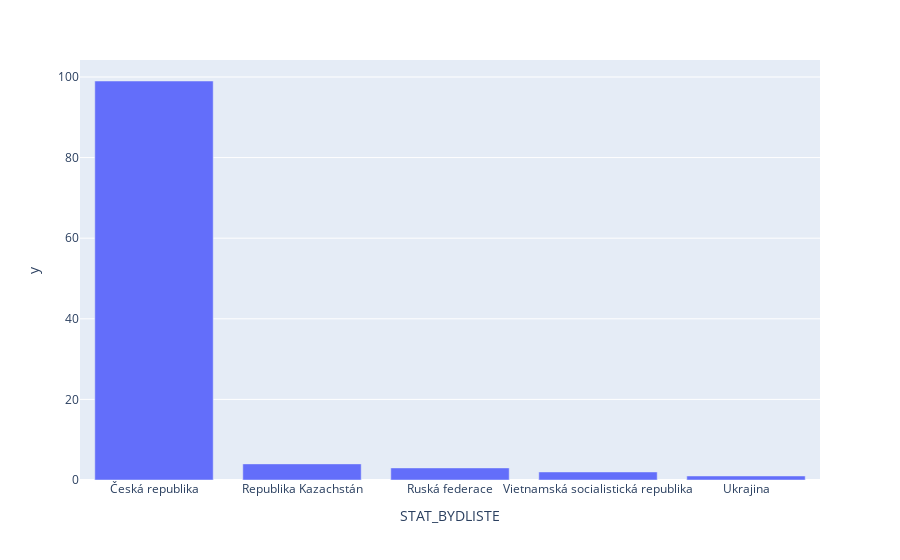
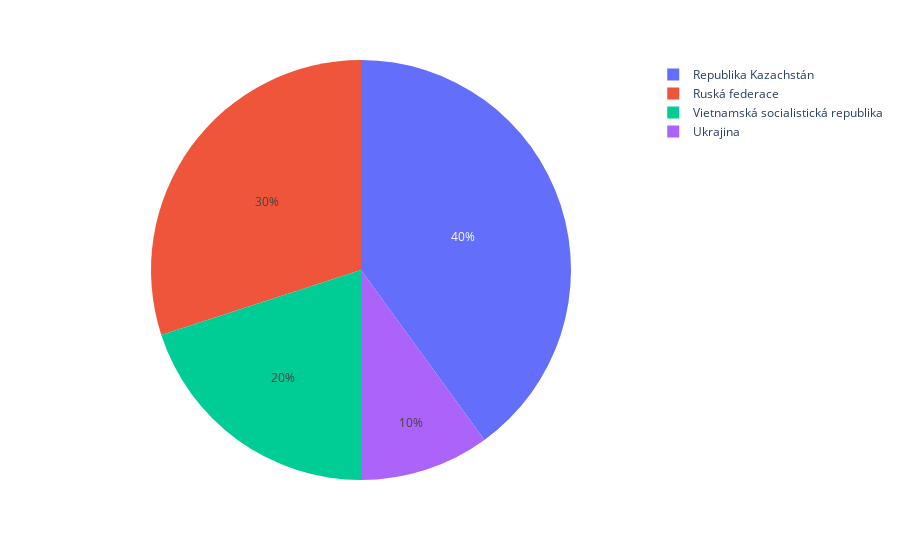

The notebook cell saved with these charts, in order:
### Code cell
stat = mfvs["STAT_BYDLISTE"].value_counts()
print(stat)

ciz_stat = mfvs.loc[mfvs["STAT_BYDLISTE"] != "Česká republika"]["STAT_BYDLISTE"].value_counts()
print(ciz_stat)

fig = px.bar(stat, x=stat.index, y=stat.values)
fig.show()

pie = px.pie(ciz_stat, values=ciz_stat.values, names=ciz_stat.index)
pie.show()

### Figure 1 — Plotly figure (JSON) as saved in the notebook; plotly's stock layout.template omitted (floating-point values rounded to 4 significant figures)
{"data": [{"alignmentgroup": "True", "hovertemplate": "STAT_BYDLISTE=%{x}<br>y=%{y}<extra></extra>", "legendgroup": "", "marker": {"color": "#636efa", "pattern": {"shape": ""}}, "name": "", "offsetgroup": "", "orientation": "v", "showlegend": false, "textposition": "auto", "type": "bar", "x": ["Česká republika", "Republika Kazachstán", "Ruská federace", "Vietnamská socialistická republika", "Ukrajina"], "xaxis": "x", "y": [99, 4, 3, 2, 1], "yaxis": "y"}], "layout": {"barmode": "relative", "legend": {"tracegroupgap": 0}, "margin": {"t": 60}, "xaxis": {"anchor": "y", "domain": [0, 1], "title": {"text": "STAT_BYDLISTE"}}, "yaxis": {"anchor": "x", "domain": [0, 1], "title": {"text": "y"}}}}

### Figure 2 — Plotly figure (JSON) as saved in the notebook; plotly's stock layout.template omitted (floating-point values rounded to 4 significant figures)
{"data": [{"domain": {"x": [0, 1], "y": [0, 1]}, "hovertemplate": "STAT_BYDLISTE=%{label}<br>value=%{value}<extra></extra>", "labels": ["Republika Kazachstán", "Ruská federace", "Vietnamská socialistická republika", "Ukrajina"], "legendgroup": "", "name": "", "showlegend": true, "type": "pie", "values": [4, 3, 2, 1]}], "layout": {"legend": {"tracegroupgap": 0}, "margin": {"t": 60}}}
